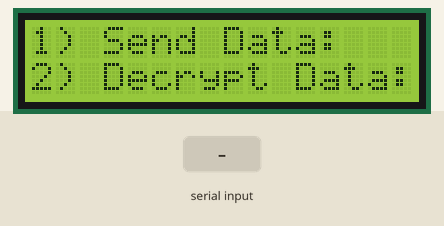
Bench run of a sketch on a simulated ESP8266 (NodeMCU). On the bench: 16×2 character LCD. Inputs (shaded band) come from the test bench. What the sketch prints to the serial monitor is not drawn.

Above: at 1.2 s.
1.3 s: "1\n" received over Serial
At 2.5 s:
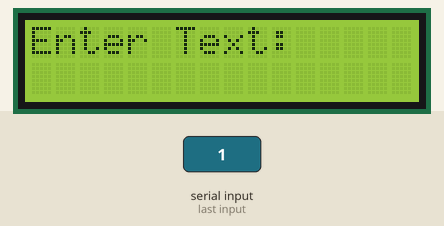
2.8 s: "90,45\n" received over Serial
At 4.2 s:
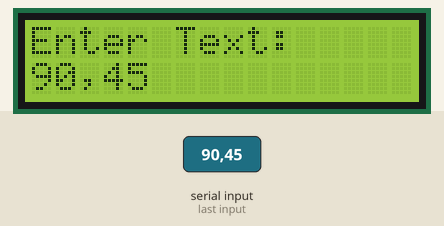
5.3 s: "2\n" received over Serial
At 8.0 s:
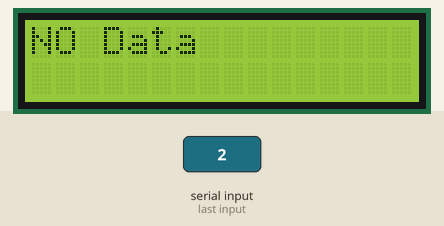
Timing chart, 0 to 9.5 s (numbered marks = the images above; inputs shaded):
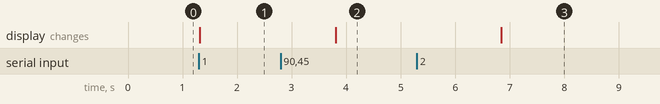

The sketch:

test.ino
```cpp
#include <Arduino.h>
#include <ESP8266WiFi.h>
#include <espnow.h>

#include <LiquidCrystal_I2C.h>
LiquidCrystal_I2C lcd(0x27, 16, 2);

typedef struct struct_message {
    String user_input;
} struct_message;

uint8_t key[] =  {0x9C,0x9C,0x1F,0xC9,0x79,0x60};
// create a structure to hold data comming from esp32
struct_message data_comming_myMessage;
// create a structure to hold data comming from user esp8266
struct_message user_data;
//crate varible to store string comming from esp32
String incoming_data_from_esp32;
//create varible to store string comming from user esp8266
String data_from_esp8266;

// Callback when data is sent
void OnDataSent(uint8_t *mac_addr, uint8_t sendStatus) {
  Serial.print("Last Packet Send Status: ");
  if (sendStatus == 0){
    Serial.println("Delivery success");
  }
  else{
    Serial.println("Delivery fail");
  }
}

void onDataReceiver(uint8_t * mac, uint8_t *incomingData, uint8_t len) {
   Serial.println("Message received.");
   // We don't use mac to verify the sender
   // Let us transform the incomingData into our message structure
  memcpy(&data_comming_myMessage, incomingData, sizeof(data_comming_myMessage));
  if(len>0){
    Serial.print("Bytes Received:");
    Serial.println(data_comming_myMessage.user_input);
    incoming_data_from_esp32 = data_comming_myMessage.user_input;
    Serial.println(incoming_data_from_esp32);
  }
}
void setup() {
  // initialize LCD
  lcd.init();
  // turn on LCD backlight
  lcd.backlight();

  Serial.begin(115200);
  WiFi.disconnect();
  ESP.eraseConfig();
  // Wifi STA Mode
  WiFi.mode(WIFI_STA);
  // Get Mac Add
  Serial.print("Mac Address: ");
  Serial.print(WiFi.macAddress());
  Serial.println("\nESP-Now Receiver:");

  // Initializing the ESP-NOW
  if (esp_now_init() != 0) {
    Serial.println("Problem during ESP-NOW init");
    return;
  }

  // Set ESP-NOW Role
  esp_now_set_self_role(ESP_NOW_ROLE_COMBO);

  // Once ESPNow is successfully Init, we will register for Send CB to
  // get the status of Trasnmitted packet
  esp_now_register_send_cb(OnDataSent);

  // Register peer
  esp_now_add_peer(key, ESP_NOW_ROLE_COMBO, 1, NULL, 0);
  // We can register the receiver callback function
  esp_now_register_recv_cb(onDataReceiver);
}
void loop() {
    int choice=0;
    Serial.println("Enter 1 to Send data:");
    Serial.println("Enter 2 to Decrypt:");
    lcd.setCursor(0,0);
    lcd.print("1) Send Data:");
    lcd.setCursor(0,1);
    lcd.print("2) Decrypt Data:");
    while(Serial.available()==0){}
    choice = Serial.parseInt();

    switch(choice){
      case 1:
        lcd.clear();
        getReadings();
        break;
      case 2:
        lcd.clear();
        incoming_data_from_esp32.trim();
        if(incoming_data_from_esp32.length()!=0){
          updateDisplay();
          incoming_data_from_esp32=' ';
        }
        else{
          lcd.setCursor(0,0);
          lcd.print("NO Data");
          delay(5000);
        }
    }
}


void getReadings(){
   Serial.println("Enter String:");
   lcd.setCursor(0, 0);
   lcd.print("Enter Text:");
   String t;
   while (Serial.available() > 0){
       t = Serial.read();
   }
   while(Serial.available()==0){}
   data_from_esp8266=' ';
   data_from_esp8266 = Serial.readString();
   data_from_esp8266.trim();
   lcd.setCursor(0,1);
   lcd.print(data_from_esp8266);
   user_data.user_input = data_from_esp8266;
   data_from_esp8266=' ';
   Serial.println("data in enum:");
   Serial.println(user_data.user_input);
   delay(3000);
   // Send message via ESP-NOW
   esp_now_send(key, (uint8_t *) &user_data, sizeof(user_data));
}

void updateDisplay(){
  Serial.println("Incoming Data:");
  Serial.print(data_comming_myMessage.user_input);
  lcd.setCursor(0,0);
  lcd.print("Incoming Data:");
  lcd.setCursor(0,1);
  lcd.print(data_comming_myMessage.user_input);
  delay(10000);
}
```

Measured:
- after the input at 1.3 s, the display: changes at once (image 1)
- after the input at 2.8 s, the display: changes after 1.0 s (image 2)
- after the input at 5.3 s, the display: changes after 1.5 s (image 3)
